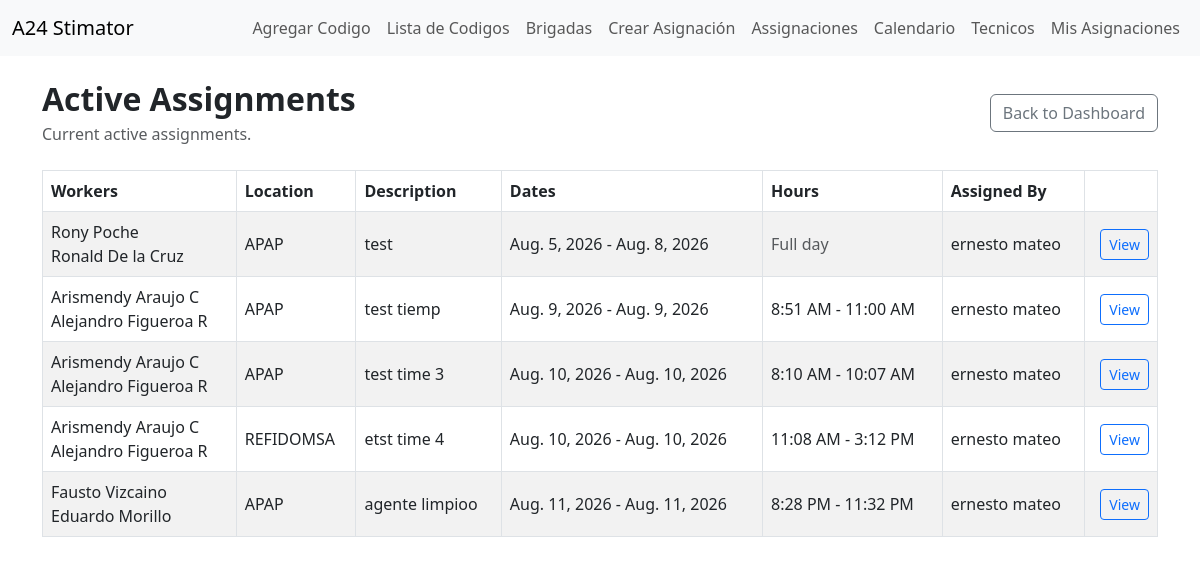
The page /work-tracking/active/ (signed in) on the database its author committed.
### work_tracking/models.py (models this page shows, shortened)
class TechnicianAssigment(models.Model):
    STATUS_ACTIVE = 'active'
    STATUS_CANCELLED = 'cancelled'
    STATUS_COMPLETED = 'completed'
    STATUS_CHOICES = [
        (STATUS_ACTIVE, 'Active'),
        (STATUS_CANCELLED, 'Cancelled'),
        (STATUS_COMPLETED, 'Completed'),
    ]
    workers = models.ManyToManyField(User, through='AssignmentMember', related_name='work_assignments')
    assigned_by = models.ForeignKey(User, on_delete=models.PROTECT, related_name='created_technician_assigments')
    location = models.CharField(max_length=255)
    work_description = models.TextField(blank=True, null=True)
    start_date = models.DateField()
    end_date = models.DateField()
    start_time = models.TimeField(null=True, blank=True)
    end_time = models.TimeField(null=True, blank=True)
    status = models.CharField(max_length=20, choices=STATUS_CHOICES, default=STATUS_ACTIVE)
    created_at = models.DateTimeField(auto_now_add=True)
    completion_notes = models.TextField(blank=True)
    cancel_reason = models.TextField(blank=True)
    completed_at = models.DateTimeField(null=True,blank=True)
    cancelled_at = models.DateTimeField(null=True,blank=True)

### work_tracking/views.py (the view)
# urls.py: path("active/", views.active_assignments_view, name="active_assignments"),
@login_required(login_url="login")
def active_assignments_view(request):
    if not hasattr(request.user, "profile"):
        messages.error(request, "Your user does not have a worker profile")
        return redirect("my_schedule")
    assignments = TechnicianAssigment.objects.filter(
        status=TechnicianAssigment.STATUS_ACTIVE,
    ).select_related("assigned_by").prefetch_related("workers").order_by("start_date", "start_time")
    if request.user.profile.is_technician():
        assignments = assignments.filter(workers=request.user)
    return render(
        request,
        "work_tracking/active_assignments.html",
        {
            "assignments": assignments,
        }
    )

### work_tracking/models.py (called while the page is built)
    def is_technician(self):
        return self.role == self.ROLE_TECHNICIAN

### work_tracking/templates/work_tracking/active_assignments.html (shortened to what this page needs)
{% extends 'html/layout.html' %}
{% block content %}
<div class="d-flex justify-content-between align-items-center mb-4">
    <div>
        <h2 class="fw-bold mb-1">Active Assignments</h2>
        <p class="text-muted mb-0">Current active assignments.</p>
    </div>
    <a href="{% url 'work_tracking_dashboard' %}" class="btn btn-outline-secondary">
        Back to Dashboard
    </a>
</div>
{% if assignments %}
    <div class="table-responsive">
        <table class="table table-striped table-bordered align-middle">
            <thead>
                <tr>
                    <th>Workers</th>
                    <th>Location</th>
                    <th>Description</th>
                    <th>Dates</th>
                    <th>Hours</th>
                    <th>Assigned By</th>
                    <th></th>
                </tr>
            </thead>
            <tbody>
                {% for assignment in assignments %}
                    <tr>
                        <td>
                            {% for worker in assignment.workers.all %}
                                <div>{{ worker.get_full_name|default:worker.username }}</div>
                            {% empty %}
                                <span class="text-muted">No workers</span>
                            {% endfor %}
                        </td>
                        <td>{{ assignment.location }}</td>
                        <td>{{ assignment.work_description|default:"-" }}</td>
                        <td>{{ assignment.start_date }} - {{ assignment.end_date }}</td>
                        <td>
                            {% if assignment.start_time and assignment.end_time %}
                                {{ assignment.start_time|time:"g:i A" }} - {{ assignment.end_time|time:"g:i A" }}
                            {% else %}
                                <span class="text-muted">Full day</span>
                            {% endif %}
                        </td>
                        <td>{{ assignment.assigned_by.get_full_name|default:assignment.assigned_by.username }}</td>
                        <td class="text-end">
                            <a href="{% url 'assignment_detail' assignment.id %}" class="btn btn-outline-primary btn-sm">
                                View
                            </a>
                        </td>
                    </tr>
                {% endfor %}
            </tbody>
        </table>
    </div>
{% else %}
    <div class="alert alert-info">
        No active assignments.
    </div>
{% endif %}
{% endblock %}

### rows shown on the page
TechnicianAssigment: location "APAP", work_description "test", start_date "Aug. 5, 2026", end_date "Aug. 8, 2026", shows "Full day", assigned_by.get_full_name "ernesto mateo"
TechnicianAssigment: location "APAP", work_description "test tiemp", start_date "Aug. 9, 2026", end_date "Aug. 9, 2026", start_time "8:51 AM", end_time "11:00 AM", assigned_by.get_full_name "ernesto mateo"
TechnicianAssigment: location "APAP", work_description "test time 3", start_date "Aug. 10, 2026", end_date "Aug. 10, 2026", start_time "8:10 AM", end_time "10:07 AM", assigned_by.get_full_name "ernesto mateo"
TechnicianAssigment: location "REFIDOMSA", work_description "etst time 4", start_date "Aug. 10, 2026", end_date "Aug. 10, 2026", start_time "11:08 AM", end_time "3:12 PM", assigned_by.get_full_name "ernesto mateo"
TechnicianAssigment: location "APAP", work_description "agente limpioo", start_date "Aug. 11, 2026", end_date "Aug. 11, 2026", start_time "8:28 PM", end_time "11:32 PM", assigned_by.get_full_name "ernesto mateo"

### other values the page prints
{{ worker.get_full_name|default:worker.username }} "Rony Poche"
{{ worker.get_full_name|default:worker.username }} "Ronald De la Cruz"
{{ worker.get_full_name|default:worker.username }} "Arismendy Araujo C"
{{ worker.get_full_name|default:worker.username }} "Alejandro Figueroa R"
{{ worker.get_full_name|default:worker.username }} "Fausto Vizcaino"
{{ worker.get_full_name|default:worker.username }} "Eduardo Morillo"
